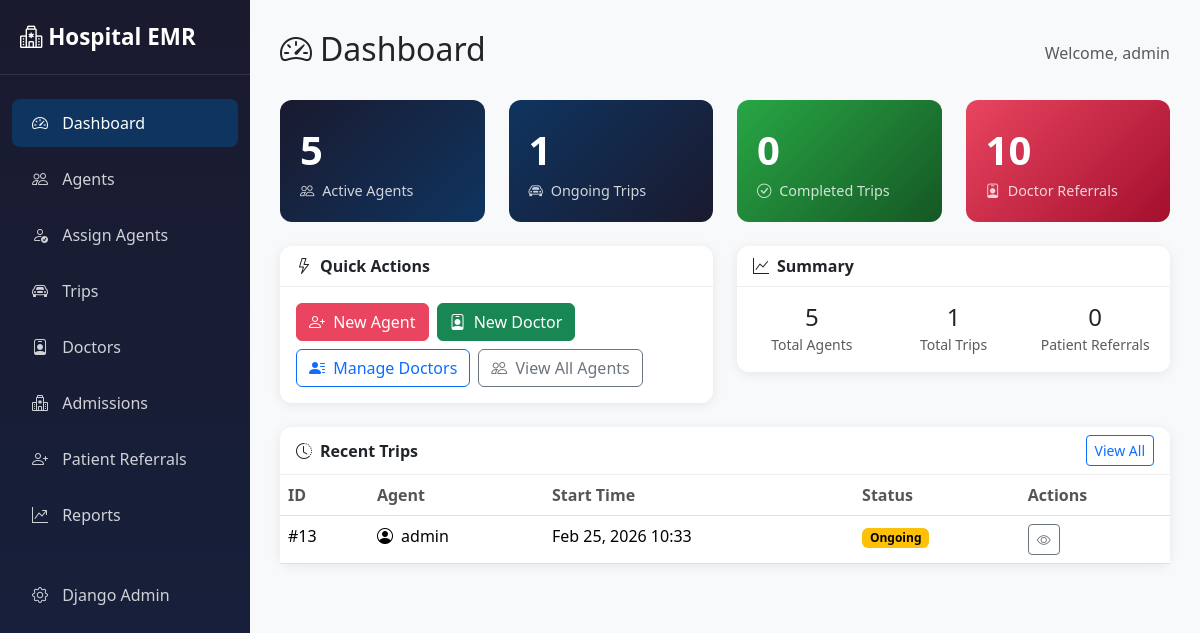
The page /portal/ (signed in) on the database its author committed.
### core/models.py (models this page shows, shortened)
class User(AbstractUser):
    ROLE_CHOICES = (
        ('advisor', 'Advisor (Agent)'),
        ('maintenance', 'Maintenance (Staff)'),
        ('admin', 'Admin'),
    )
    role = models.CharField(max_length=20, choices=ROLE_CHOICES, default='advisor')

class Trip(models.Model):
    STATUS_CHOICES = (
        ('ONGOING', 'Ongoing'),
        ('COMPLETED', 'Completed'),
    )
    agent = models.ForeignKey(User, on_delete=models.CASCADE, related_name='trips', limit_choices_to={'role': 'advisor'})
    start_time = models.DateTimeField(auto_now_add=True)
    end_time = models.DateTimeField(null=True, blank=True)
    status = models.CharField(max_length=20, choices=STATUS_CHOICES, default='ONGOING')
    odometer_start_image = models.ImageField(upload_to='trip_odometers/', null=True, blank=True)
    odometer_end_image = models.ImageField(upload_to='trip_odometers/', null=True, blank=True)
    total_kilometers = models.FloatField(default=0.0)
    additional_expenses = models.TextField(null=True, blank=True)
    start_lat = models.DecimalField(max_digits=20, decimal_places=15, null=True, blank=True)
    start_long = models.DecimalField(max_digits=20, decimal_places=15, null=True, blank=True)
    end_lat = models.DecimalField(max_digits=20, decimal_places=15, null=True, blank=True)
    end_long = models.DecimalField(max_digits=20, decimal_places=15, null=True, blank=True)
    class Meta:
        ordering = ['-start_time']

### portal/views.py (the view)
# urls.py: path('', views.DashboardView.as_view(), name='dashboard'),
class DashboardView(PortalMixin, TemplateView):
    template_name = 'portal/dashboard.html'
    def get_context_data(self, **kwargs):
        context = super().get_context_data(**kwargs)
        context['total_agents'] = User.objects.filter(role='advisor').count()
        context['active_agents'] = User.objects.filter(role='advisor', is_active=True).count()
        context['total_trips'] = Trip.objects.count()
        context['ongoing_trips'] = Trip.objects.filter(status='ONGOING').count()
        context['completed_trips'] = Trip.objects.filter(status='COMPLETED').count()
        context['total_doctor_referrals'] = DoctorReferral.objects.count()
        context['total_patient_referrals'] = PatientReferral.objects.count()
        context['recent_trips'] = Trip.objects.select_related('agent').order_by('-start_time')[:5]
        return context

### portal/views.py (called while the page is built)
    @method_decorator(staff_member_required)
    def dispatch(self, request, *args, **kwargs):
        return super().dispatch(request, *args, **kwargs)

### portal/templates/portal/dashboard.html (shortened to what this page needs)
{% extends 'portal/base.html' %}
{% block content %}
<div class="d-flex justify-content-between align-items-center mb-4">
    <h2><i class="bi bi-speedometer2 me-2"></i>Dashboard</h2>
    <span class="text-muted">Welcome, {{ request.user.username }}</span>
</div>
<div class="row g-4 mb-4">
    <div class="col-md-3">
        <div class="stat-card">
            <div class="stat-value">{{ active_agents }}</div>
            <div class="stat-label"><i class="bi bi-people me-1"></i> Active Agents</div>
        </div>
    </div>
    <div class="col-md-3">
        <div class="stat-card" style="background: linear-gradient(135deg, #0f3460 0%, #1a1a2e 100%);">
            <div class="stat-value">{{ ongoing_trips }}</div>
            <div class="stat-label"><i class="bi bi-car-front me-1"></i> Ongoing Trips</div>
        </div>
    </div>
    <div class="col-md-3">
        <div class="stat-card" style="background: linear-gradient(135deg, #28a745 0%, #155724 100%);">
            <div class="stat-value">{{ completed_trips }}</div>
            <div class="stat-label"><i class="bi bi-check-circle me-1"></i> Completed Trips</div>
        </div>
    </div>
    <div class="col-md-3">
        <a href="{% url 'portal:doctor_list' %}" class="text-decoration-none text-white">
            <div class="stat-card" style="background: linear-gradient(135deg, #e94560 0%, #a30f2d 100%);">
                <div class="stat-value">{{ total_doctor_referrals }}</div>
                <div class="stat-label"><i class="bi bi-person-badge me-1"></i> Doctor Referrals</div>
            </div>
        </a>
    </div>
</div>
<div class="row g-4 mb-4">
    <div class="col-md-6">
        <div class="card">
            <div class="card-header">
                <i class="bi bi-lightning me-2"></i>Quick Actions
            </div>
            <div class="card-body">
                <div class="d-flex gap-2 flex-wrap">
                    <a href="{% url 'portal:agent_create' %}" class="btn btn-primary">
                        <i class="bi bi-person-plus me-1"></i> New Agent
                    </a>
                    <a href="{% url 'portal:doctor_create' %}" class="btn btn-success">
                        <i class="bi bi-person-badge me-1"></i> New Doctor
                    </a>
                    <a href="{% url 'portal:doctor_list' %}" class="btn btn-outline-primary">
                        <i class="bi bi-person-lines-fill me-1"></i> Manage Doctors
                    </a>
                    <a href="{% url 'portal:agent_list' %}" class="btn btn-outline-secondary">
                        <i class="bi bi-people me-1"></i> View All Agents
                    </a>
                </div>
            </div>
        </div>
    </div>
    <div class="col-md-6">
        <div class="card">
            <div class="card-header">
                <i class="bi bi-graph-up me-2"></i>Summary
            </div>
            <div class="card-body">
                <div class="row text-center">
                    <div class="col">
                        <h4 class="mb-0">{{ total_agents }}</h4>
                        <small class="text-muted">Total Agents</small>
                    </div>
                    <div class="col">
                        <h4 class="mb-0">{{ total_trips }}</h4>
                        <small class="text-muted">Total Trips</small>
                    </div>
                    <div class="col">
                        <h4 class="mb-0">{{ total_patient_referrals }}</h4>
                        <small class="text-muted">Patient Referrals</small>
                    </div>
                </div>
            </div>
        </div>
    </div>
</div>
<div class="card">
    <div class="card-header d-flex justify-content-between align-items-center">
        <span><i class="bi bi-clock-history me-2"></i>Recent Trips</span>
        <a href="{% url 'portal:trip_list' %}" class="btn btn-sm btn-outline-primary">View All</a>
    </div>
    <div class="card-body p-0">
        <table class="table table-hover mb-0">
            <thead>
                <tr>
                    <th>ID</th>
                    <th>Agent</th>
                    <th>Start Time</th>
                    <th>Status</th>
                    <th>Actions</th>
                </tr>
            </thead>
            <tbody>
                {% for trip in recent_trips %}
                <tr>
                    <td>#{{ trip.id }}</td>
                    <td>
                        <i class="bi bi-person-circle me-1"></i>
                        {{ trip.agent.get_full_name|default:trip.agent.username }}
                    </td>
                    <td>{{ trip.start_time|date:"M d, Y H:i" }}</td>
                    <td>
                        {% if trip.status == 'ONGOING' %}
                        <span class="badge badge-ongoing">Ongoing</span>
                        {% else %}
                        <span class="badge badge-completed">Completed</span>
                        {% endif %}
                    </td>
                    <td>
                        <a href="{% url 'portal:trip_detail' trip.pk %}" class="btn btn-sm btn-outline-secondary">
                            <i class="bi bi-eye"></i>
                        </a>
                    </td>
                </tr>
                {% empty %}
                <tr>
                    <td colspan="5" class="text-center text-muted py-4">No trips yet</td>
                </tr>
                {% endfor %}
            </tbody>
        </table>
    </div>
</div>
{% endblock %}

### portal/templates/portal/base.html (style rules this page uses)
:root { --primary-color: #1a1a2e; --secondary-color: #16213e; --accent-color: #0f3460; --highlight-color: #e94560; }
body { background-color: #f8f9fa; min-height: 100vh; }
.card { border: none; border-radius: 12px; box-shadow: 0 2px 12px rgba(0, 0, 0, 0.08); }
.card-header { background: transparent; border-bottom: 1px solid #eee; font-weight: 600; }
.btn-primary { background-color: var(--highlight-color); border-color: var(--highlight-color); }
.stat-card { background: linear-gradient(135deg, var(--primary-color) 0%, var(--accent-color) 100%); color: #fff; border-radius: 12px; padding: 20px; }
.stat-card .stat-value { font-size: 2.5rem; font-weight: 700; }
.stat-card .stat-label { opacity: 0.8; font-size: 0.9rem; }
.table th { font-weight: 600; color: #555; border-top: none; }
.badge-ongoing { background-color: #ffc107; color: #000; }

### rows shown on the page
User: user.username "admin"
Trip: id "13", agent.get_full_name "admin", start_time "Feb 25, 2026 10:33", status "Ongoing"

### other values the page prints
{{ active_agents }} "5"
{{ ongoing_trips }} "1"
{{ completed_trips }} "0"
{{ total_doctor_referrals }} "10"
{{ total_agents }} "5"
{{ total_trips }} "1"
{{ total_patient_referrals }} "0"
